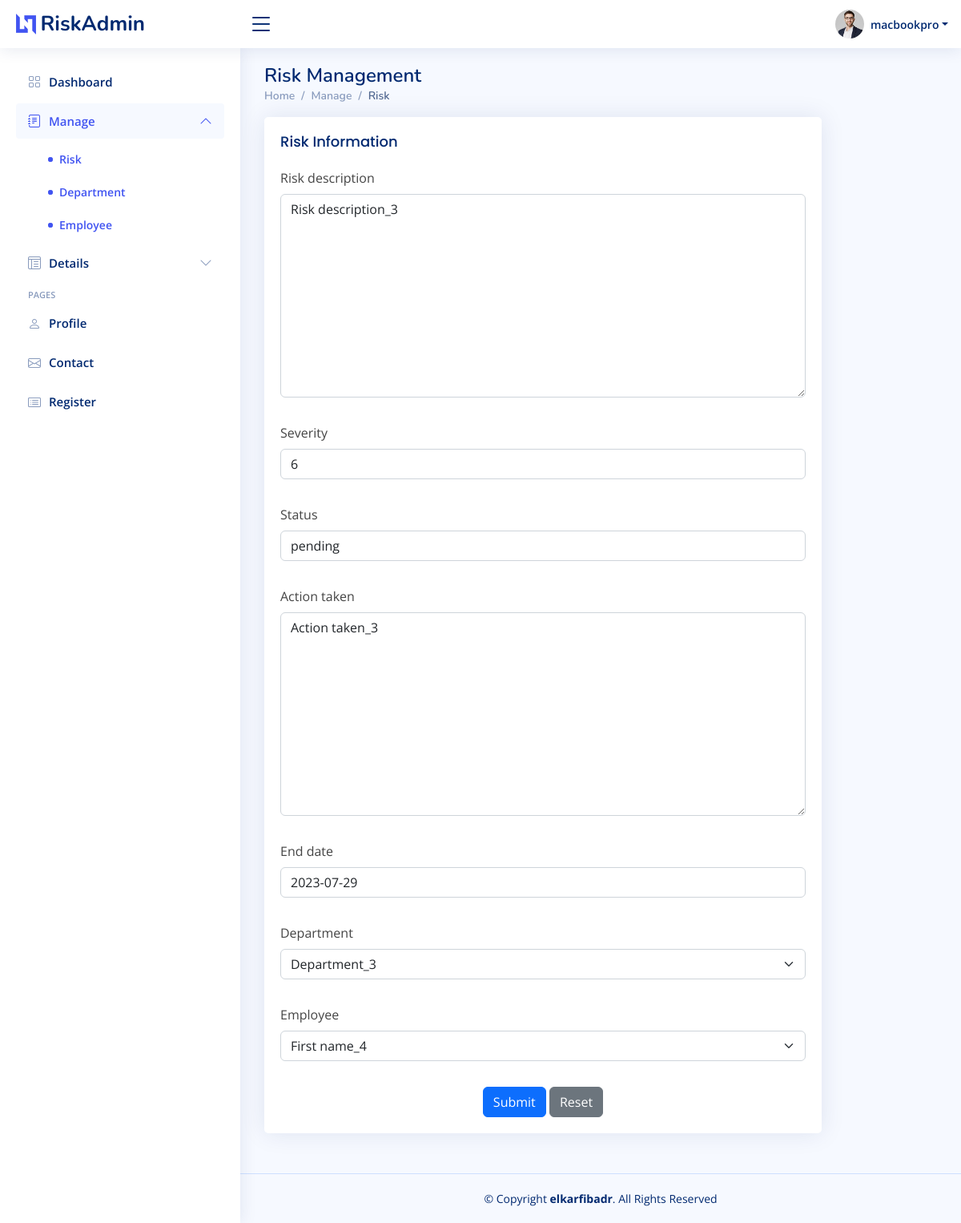
Page /update_risk/17/ (signed in) on the committed database.
### risk_management/models.py (models this page shows, shortened)
class Risk(models.Model):
        risk_description= models.TextField()
        severity= models.IntegerField()
        status= models.CharField(max_length=255)
        action_taken= models.TextField()
        end_date= models.DateField()
        department= models.ForeignKey(Department,on_delete=models.CASCADE)
        employee= models.ForeignKey(Employee,on_delete=models.CASCADE)
        last_update= models.DateTimeField(auto_now=True)

### risk_management/views.py (the view)
# urls.py: path('update_risk/<str:pk>/', views.update_risk, name="update_risk"),
@login_required(login_url="welcome")
def update_risk(request, pk):
     risk = Risk.objects.get(id=pk)
     form =RiskForm(instance=risk)
     if request.method == 'POST':
          form = RiskForm(request.POST, instance=risk )
          if form.is_valid():
               form.save()
               return redirect('home')
     context = {'form':form}
     return render(request,'risk_management/new_risk_form.html', context )

### risk_management/forms.py
class RiskForm(ModelForm):
        class Meta:
            model  =   Risk
            fields = '__all__'

### risk_management/models.py (called while the page is built)
        def __str__(self):
                return self.name_department

        def __str__(self):
                return self.first_name

### risk_management/templates/risk_management/new_risk_form.html (shortened to what this page needs)
{% extends 'new_main.html' %}
{% load crispy_forms_tags %}
{% block content %}
<main id="main" class="main">
    <div class="pagetitle">
      <h1>Risk Management</h1>
      <nav>
        <ol class="breadcrumb">
          <li class="breadcrumb-item"><a href="index.html">Home</a></li>
          <li class="breadcrumb-item">Manage</li>
          <li class="breadcrumb-item active">Risk</li>
        </ol>
      </nav>
    </div>
    <section class="section">
      <div class="row">
        <div class="col-lg-10">
          <div class="card">
            <div class="card-body">
              <h5 class="card-title">Risk Information</h5>
              <form class="row g-3" action="" method="POST" >
                {{ form | crispy }}
                <div class="text-center">
                  <button type="submit" class="btn btn-primary">Submit</button>
                  <button type="reset" class="btn btn-secondary">Reset</button>
                </div>
              </form>
            </div>
          </div>
        </div>
      </div>
    </section>
  </main>
  {% endblock content%}

### templates/new_main.html (shortened to what this page needs)
<!DOCTYPE html>
<html lang="en">
{% load static %}
<head>
    <link href="{% static '/vendor/bootstrap/css/bootstrap.min.css' %}" rel="stylesheet">
    <link href="{% static '/vendor/bootstrap-icons/bootstrap-icons.css' %}" rel="stylesheet">
    <link href="{% static '/vendor/boxicons/css/boxicons.min.css' %}" rel="stylesheet">
    <link href="{% static '/vendor/quill/quill.snow.css' %}" rel="stylesheet">
    <link href="{% static '/vendor/quill/quill.bubble.css' %}" rel="stylesheet">
    <link href="{% static '/vendor/remixicon/remixicon.css' %}" rel="stylesheet">
    <link href="{% static '/vendor/simple-datatables/style.css' %}" rel="stylesheet">
    <link href="{% static '/css/style.css' %}" rel="stylesheet">
</head>
<body>
    <header id="header" class="header fixed-top d-flex align-items-center">
        <div class="d-flex align-items-center justify-content-between">
            <a href="{% url 'home' %}" class="logo d-flex align-items-center">
                <img src="{% static '/img/logo.png' %}" alt="">
                <span class="d-none d-lg-block">RiskAdmin</span>
            </a>
            <i class="bi bi-list toggle-sidebar-btn"></i>
        </div>
        <nav class="header-nav ms-auto">
            <ul class="d-flex align-items-center">
                <li class="nav-item dropdown pe-3">
                    <a class="nav-link nav-profile d-flex align-items-center pe-0" href="#" data-bs-toggle="dropdown">
                        <img src="{% static '/img/profile-img.jpg' %}" alt="Profile" class="rounded-circle">
                        <span class="d-none d-md-block dropdown-toggle ps-2">{{request.user.username}}</span>
                    </a>
                </li>
            </ul>
        </nav>
    </header>
    <aside id="sidebar" class="sidebar">
        <ul class="sidebar-nav" id="sidebar-nav">
            <li class="nav-item">
                <a class="nav-link collapsed" href="{% url 'home' %}">
                    <i class="bi bi-grid"></i>
                    <span>Dashboard</span>
                </a>
            </li>
            <li class="nav-item">
                <a class="nav-link " data-bs-target="#forms-nav" data-bs-toggle="collapse" href="#">
                    <i class="bi bi-journal-text"></i><span>Manage</span><i class="bi bi-chevron-down ms-auto"></i>
                </a>
                <ul id="forms-nav" class="nav-content collapse show" data-bs-parent="#sidebar-nav">
                    <li>
                        <a href="{% url 'create-risk' %}" class="active">
                            <i class="bi bi-circle"></i><span>Risk</span>
                        </a>
                    </li>
                    <li>
                        <a href="{% url 'create_department' %}" class="active">
                            <i class="bi bi-circle"></i><span>Department</span>
                        </a>
                    </li>
                    <li>
                        <a href="{% url 'create_employee' %}" class="active">
                            <i class="bi bi-circle"></i><span>Employee</span>
                        </a>
                    </li>
                </ul>
            </li>
            <li class="nav-item">
                <a class="nav-link collapsed" data-bs-target="#tables-nav" data-bs-toggle="collapse" href="#">
                    <i class="bi bi-layout-text-window-reverse"></i><span>Details</span><i
                        class="bi bi-chevron-down ms-auto"></i>
                </a>
            </li>
            <li class="nav-heading">Pages</li>
            <li class="nav-item">
                <a class="nav-link collapsed" href="users-profile.html">
                    <i class="bi bi-person"></i>
                    <span>Profile</span>
                </a>
            </li>
            <li class="nav-item">
                <a class="nav-link collapsed" href="pages-contact.html">
                    <i class="bi bi-envelope"></i>
                    <span>Contact</span>
                </a>
            </li>
            <li class="nav-item">
                <a class="nav-link collapsed" href="pages-register.html">
                    <i class="bi bi-card-list"></i>
                    <span>Register</span>
                </a>
            </li>
        </ul>
    </aside>
    {% block content%}{% endblock %}
    <footer id="footer" class="footer">
        <div class="copyright">
            &copy; Copyright <strong><span>elkarfibadr</span></strong>. All Rights Reserved
        </div>
    </footer>
</body>
</html>

### static/css/style.css (style rules this page uses)
:root { scroll-behavior: smooth; }
body { font-family: "Open Sans", sans-serif; background: #f6f9ff; color: #444444; }
a { color: #4154f1; text-decoration: none; }
h1, h2, h3, h4, h5, h6 { font-family: "Nunito", sans-serif; }
#main { margin-top: 60px; padding: 20px 30px; transition: all 0.3s; }
.pagetitle { margin-bottom: 10px; }
.pagetitle h1 { font-size: 24px; margin-bottom: 0; font-weight: 600; color: #012970; }
.card { margin-bottom: 30px; border: none; border-radius: 5px; box-shadow: 0px 0 30px rgba(1, 41, 112, 0.1); }
.card-title { padding: 20px 0 15px 0; font-size: 18px; font-weight: 500; color: #012970; font-family: "Poppins", sans-serif; }
.card-body { padding: 0 20px 20px 20px; }
.breadcrumb { font-size: 14px; font-family: "Nunito", sans-serif; color: #899bbd; font-weight: 600; }
.breadcrumb a { color: #899bbd; transition: 0.3s; }
.breadcrumb .breadcrumb-item::before { color: #899bbd; }
.breadcrumb .active { color: #51678f; font-weight: 600; }
.logo { line-height: 1; }
@media (min-width: 1200px) { .logo { width: 280px; } }
.logo img { max-height: 26px; margin-right: 6px; }
.logo span { font-size: 26px; font-weight: 700; color: #012970; font-family: "Nunito", sans-serif; }
.header { transition: all 0.5s; z-index: 997; height: 60px; box-shadow: 0px 2px 20px rgba(1, 41, 112, 0.1); background-color: #fff; padding-left: 20px; }
.header .toggle-sidebar-btn { font-size: 32px; padding-left: 10px; cursor: pointer; color: #012970; }
.header-nav ul { list-style: none; }
.header-nav>ul { margin: 0; padding: 0; }
.header-nav .nav-profile { color: #012970; }
.header-nav .nav-profile img { max-height: 36px; }
.header-nav .nav-profile span { font-size: 14px; font-weight: 600; }
.sidebar { position: fixed; top: 60px; left: 0; bottom: 0; width: 300px; z-index: 996; transition: all 0.3s; padding: 20px; overflow-y: auto; scrollbar-width: thin; scrollbar-color: #aab7cf transparent; box-shadow: 0px 0px 20px rgba(1, 41, 112, 0.1); background-color: #fff; }
@media (min-width: 1200px) { #main, #footer { margin-left: 300px; } }
.sidebar-nav { padding: 0; margin: 0; list-style: none; }
.sidebar-nav li { padding: 0; margin: 0; list-style: none; }
.sidebar-nav .nav-item { margin-bottom: 5px; }
.sidebar-nav .nav-heading { font-size: 11px; text-transform: uppercase; color: #899bbd; font-weight: 600; margin: 10px 0 5px 15px; }
.sidebar-nav .nav-link { display: flex; align-items: center; font-size: 15px; font-weight: 600; color: #4154f1; transition: 0.3; background: #f6f9ff; padding: 10px 15px; border-radius: 4px; }
.sidebar-nav .nav-link i { font-size: 16px; margin-right: 10px; color: #4154f1; }
.sidebar-nav .nav-link.collapsed { color: #012970; background: #fff; }
.sidebar-nav .nav-link.collapsed i { color: #899bbd; }
.sidebar-nav .nav-link .bi-chevron-down { margin-right: 0; transition: transform 0.2s ease-in-out; }
.sidebar-nav .nav-link:not(.collapsed) .bi-chevron-down { transform: rotate(180deg); }
.sidebar-nav .nav-content { padding: 5px 0 0 0; margin: 0; list-style: none; }
.sidebar-nav .nav-content a { display: flex; align-items: center; font-size: 14px; font-weight: 600; color: #012970; transition: 0.3; padding: 10px 0 10px 40px; transition: 0.3s; }
.sidebar-nav .nav-content a i { font-size: 6px; margin-right: 8px; line-height: 0; border-radius: 50%; }
.sidebar-nav .nav-content a:hover, .sidebar-nav .nav-content a.active { color: #4154f1; }
.sidebar-nav .nav-content a.active i { background-color: #4154f1; }
.footer { padding: 20px 0; font-size: 14px; transition: all 0.3s; border-top: 1px solid #cddfff; }
.footer .copyright { text-align: center; color: #012970; }

### rows in the picture
Risk: risk_description "Risk description_3", severity "6", status "pending", action_taken "Action taken_3", end_date "2023-07-29", department "Department_3", employee "First name_4"

### other values in the picture
{{ request.user.username }} "macbookpro"
